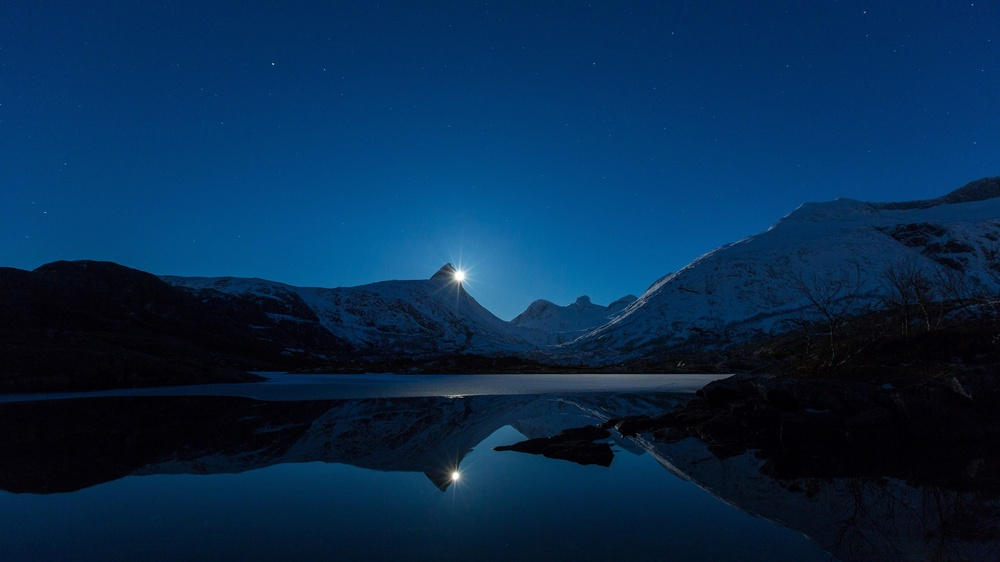
#> input picture wallpaperbetter.com_1920x1080(1).jpg, 1000 x 562 px, shrunk from 1920 x 1080 before the run, found by its file name
$ python test3.py
#> lines starting #> are read from the running program, lines starting #| are printed output that depends on the picture
import numpy as np
import cv2
import matplotlib.pyplot as plt
img=cv2.imread(r"C:\Users\pc\Downloads\wallpaperbetter.com_1920x1080(1).jpg",cv2.IMREAD_GRAYSCALE)
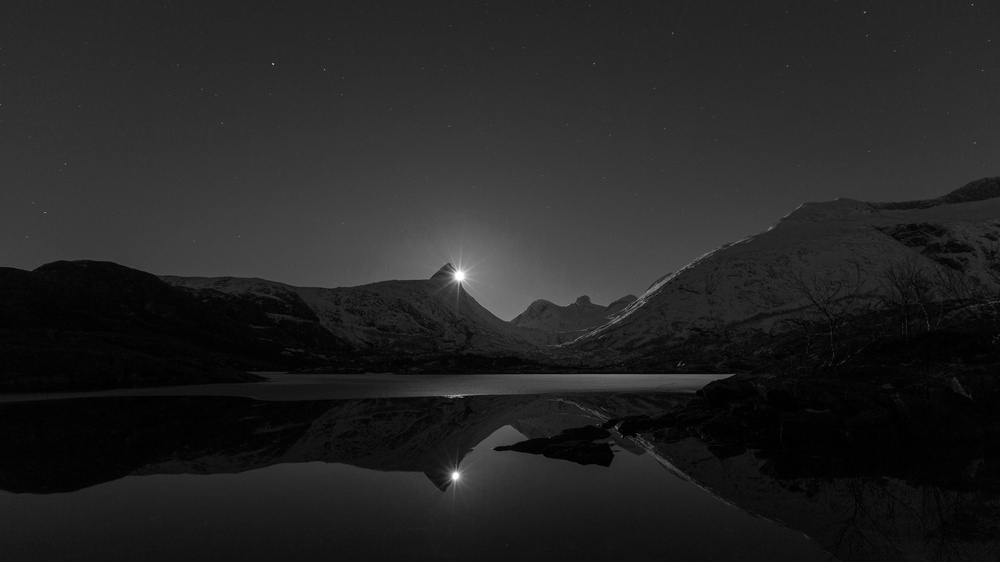
#> img: shape (562, 1000); min 0, max 255, mean 35.5
cv2.imshow("image:- ",img)

$ run again, with ImageCrop.jpg copied over wallpaperbetter.com_1920x1080(1).jpg
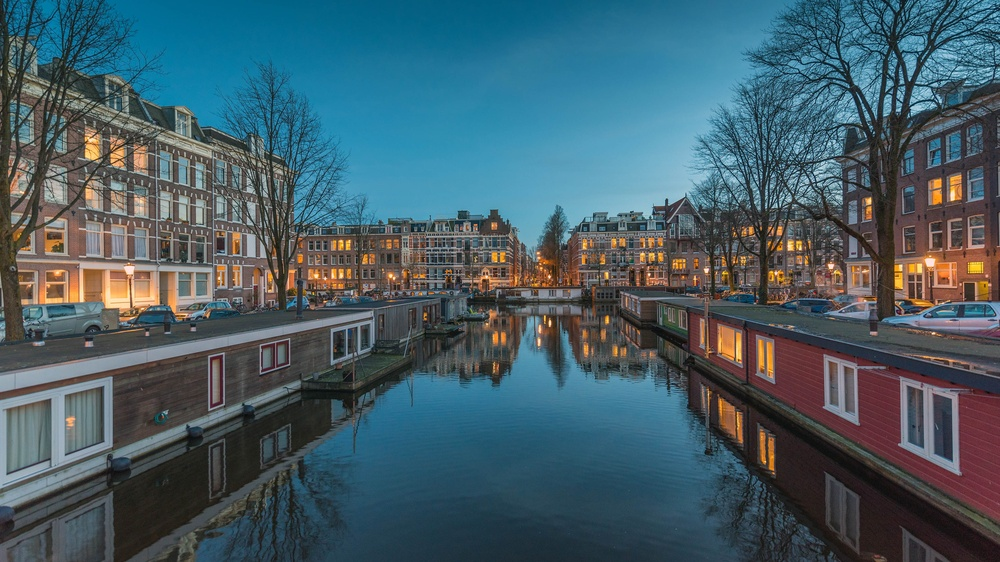
#> input picture ImageCrop.jpg, 1000 x 562 px, shrunk from 3840 x 2160 before the run, found by its file name
#> `img=cv2.imread(r"C:\Users\pc\Downloads\wallpaperbetter.com_1920x1080(1..`:
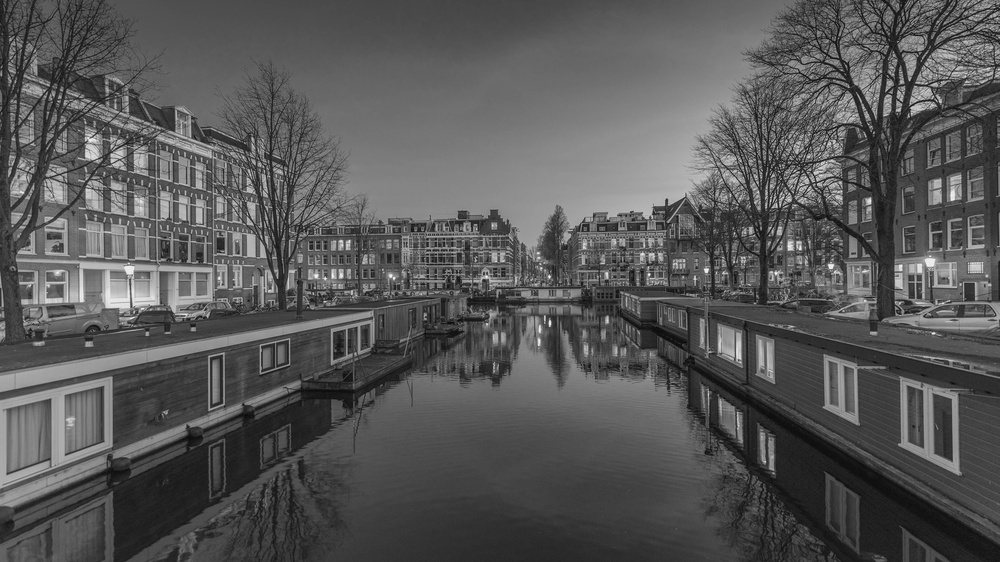
#> img: shape (562, 1000); min 6, max 255, mean 87.4

$ run again, with pexels-maxime-francis-2246476(1).jpg copied over wallpaperbetter.com_1920x1080(1).jpg
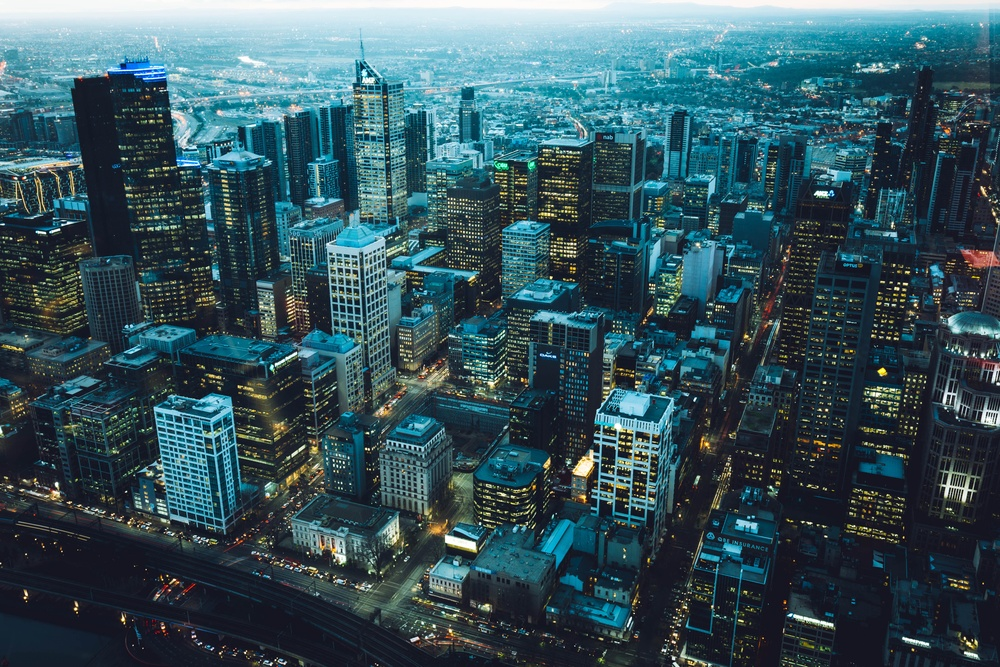
#> input picture pexels-maxime-francis-2246476(1).jpg, 1000 x 667 px, shrunk from 5464 x 3643 before the run, found by its file name
#> `img=cv2.imread(r"C:\Users\pc\Downloads\wallpaperbetter.com_1920x1080(1..`:
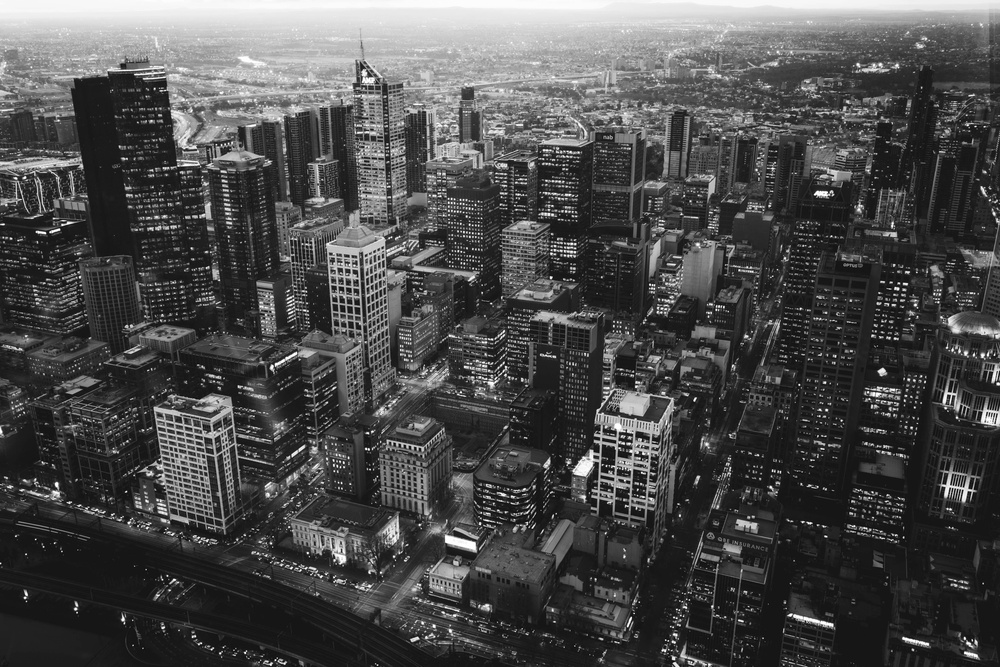
#> img: shape (667, 1000); min 0, max 255, mean 75.1
